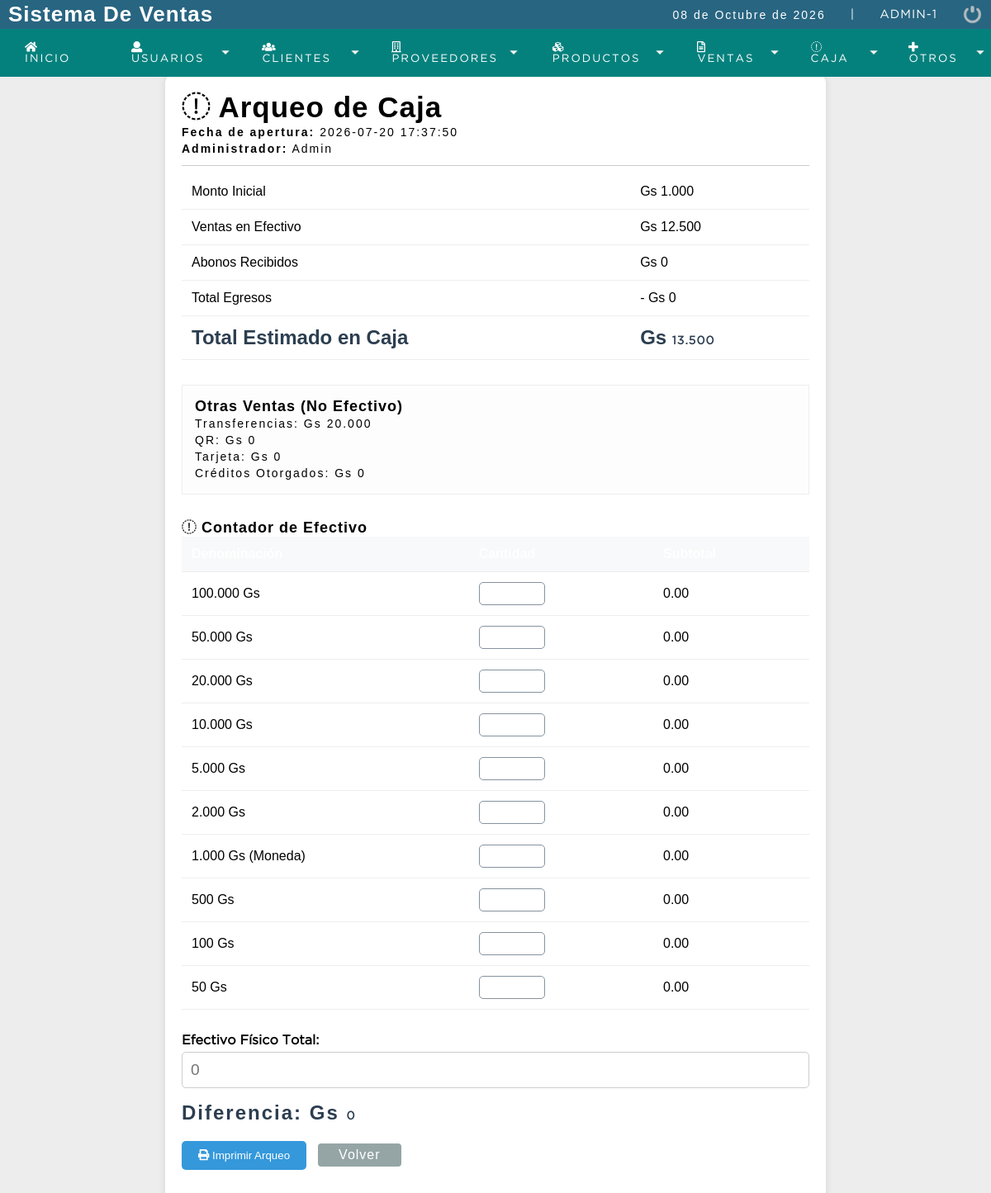
Screenshot of /sistema/arqueo_caja.php (signed in) with the database file from the repository.
### tables this page shows
CREATE TABLE `caja` (
  `id` int(11) NOT NULL AUTO_INCREMENT,
  `fecha` datetime NOT NULL DEFAULT current_timestamp(),
  `inicio` decimal(10,2) DEFAULT NULL,
  `ventas` decimal(10,2) DEFAULT NULL,
  `abonos` decimal(10,2) DEFAULT NULL,
  `egresos` decimal(10,2) DEFAULT NULL,
  `creditos` decimal(10,2) DEFAULT NULL,
  `total_efectivo` decimal(10,2) DEFAULT NULL,
  `usuario` int(11) NOT NULL,
  `status` int(11) NOT NULL DEFAULT 1,
  PRIMARY KEY (`id`),
  KEY `usuario` (`usuario`),
  CONSTRAINT `caja_ibfk_1` FOREIGN KEY (`usuario`) REFERENCES `usuario` (`idusuario`) ON DELETE CASCADE ON UPDATE CASCADE
);

CREATE TABLE `configuracion` (
  `id` bigint(20) NOT NULL AUTO_INCREMENT,
  `nit` varchar(20) NOT NULL,
  `nombre` varchar(100) NOT NULL,
  `razon_social` varchar(100) NOT NULL,
  `telefono` bigint(20) NOT NULL,
  `email` varchar(200) NOT NULL,
  `direccion` text NOT NULL,
  `iva` decimal(10,2) NOT NULL,
  `foto` varchar(200) NOT NULL,
  `moneda` varchar(5) NOT NULL,
  PRIMARY KEY (`id`)
);

### sistema/includes/functions.php (called while the page is built, shortened)
<?php
	function fechaC(){
		$mes = array("","Enero",
					  "Febrero",
					  "Marzo",
					  "Abril",
					  "Mayo",
					  "Junio",
					  "Julio",
					  "Agosto",
					  "Septiembre",
					  "Octubre",
					  "Noviembre",
					  "Diciembre");
		return date('d')." de ". $mes[date('n')] . " de " . date('Y');
	}
 ?>

### conexion.php (called while the page is built, shortened)
<?php
if (!function_exists('formatCant')) {
    function formatCant($cantidad) {
        return number_format((float)$cantidad, 0, ',', '.');
    }
}

### sistema/arqueo_caja.php (the view, shortened to what this page needs)
<?php
include "../conexion.php";
$query_caja = mysqli_query($conection, "SELECT * FROM caja WHERE status = 1");
$caja_abierta = mysqli_fetch_assoc($query_caja);
$id_caja = $caja_abierta['id'];
$query_resumen = mysqli_query($conection, "
    SELECT
        (SELECT IFNULL(SUM(totalventa),0) FROM venta WHERE caja = $id_caja AND status = 1 AND (tipo_pago_detalle IS NULL OR tipo_pago_detalle = 1)) as efectivo,
        (SELECT IFNULL(SUM(totalventa),0) FROM venta WHERE caja = $id_caja AND status = 1 AND tipo_pago_detalle = 2) as transferencia,
        (SELECT IFNULL(SUM(totalventa),0) FROM venta WHERE caja = $id_caja AND status = 1 AND tipo_pago_detalle = 4) as qr,
        (SELECT IFNULL(SUM(totalventa),0) FROM venta WHERE caja = $id_caja AND status = 1 AND tipo_pago_detalle = 5) as tarjeta,
        (SELECT IFNULL(SUM(totalventa),0) FROM venta WHERE caja = $id_caja AND status = 3) as credito,
        (SELECT IFNULL(SUM(cantidad),0) FROM detalle_recibo WHERE caja = $id_caja) as abonos,
        (SELECT IFNULL(SUM(cantidad),0) FROM egresos WHERE caja = $id_caja) as egresos
");
$resumen = mysqli_fetch_assoc($query_resumen);
$total_sistema = $caja_abierta['inicio'] + $resumen['efectivo'] + $resumen['abonos'] - $resumen['egresos'];
$query_conf = mysqli_query($conection, "SELECT * FROM configuracion");
$config = mysqli_fetch_assoc($query_conf);
$moneda = $config['moneda'];
?>
<!DOCTYPE html>
<html lang="es">
<head>
    <?php include "includes/scripts.php"; ?>
</head>
<body>
    <?php include "includes/header.php"; ?>
    <section id="container">
        <div class="arqueo_container">
            <h1><i class="fas fa-cash-register"></i> Arqueo de Caja</h1>
            <p><strong>Fecha de apertura:</strong> <?= $caja_abierta['fecha']; ?></p>
            <p><strong>Administrador:</strong> <?= $_SESSION['nombre']; ?></p>
            <hr>
            <table class="arqueo_table">
                <tr>
                    <td>Monto Inicial</td>
                    <td class="textright"><?= $moneda; ?> <?= formatCant($caja_abierta['inicio']); ?></td>
                </tr>
                <tr>
                    <td>Ventas en Efectivo</td>
                    <td class="textright"><?= $moneda; ?> <?= formatCant($resumen['efectivo']); ?></td>
                </tr>
                <tr>
                    <td>Abonos Recibidos</td>
                    <td class="textright"><?= $moneda; ?> <?= formatCant($resumen['abonos']); ?></td>
                </tr>
                <tr>
                    <td>Total Egresos</td>
                    <td class="textright">- <?= $moneda; ?> <?= formatCant($resumen['egresos']); ?></td>
                </tr>
                <tr class="total_highlight">
                    <td>Total Estimado en Caja</td>
                    <td class="textright"><?= $moneda; ?> <span id="total_sistema"><?= formatCant($total_sistema); ?></span></td>
                </tr>
            </table>
            <div style="margin-top: 30px; background: #fdfdfd; padding: 15px; border: 1px solid #eee;">
                <h3>Otras Ventas (No Efectivo)</h3>
                <p>Transferencias: <?= $moneda; ?> <?= formatCant($resumen['transferencia']); ?></p>
                <p>QR: <?= $moneda; ?> <?= formatCant($resumen['qr']); ?></p>
                <p>Tarjeta: <?= $moneda; ?> <?= formatCant($resumen['tarjeta']); ?></p>
                <p>Créditos Otorgados: <?= $moneda; ?> <?= formatCant($resumen['credito']); ?></p>
            </div>
            <div style="margin-top: 30px;">
                <h3><i class="fas fa-coins"></i> Contador de Efectivo</h3>
                <table class="arqueo_table" id="tabla_denominaciones">
                    <thead>
                        <tr>
                            <th>Denominación</th>
                            <th>Cantidad</th>
                            <th class="textright">Subtotal</th>
                        </tr>
                    </thead>
                    <tbody>
                        <?php
                        $denominaciones = [
                            ['valor' => 100000, 'label' => '100.000 Gs'],
                            ['valor' => 50000, 'label' => '50.000 Gs'],
                            ['valor' => 20000, 'label' => '20.000 Gs'],
                            ['valor' => 10000, 'label' => '10.000 Gs'],
                            ['valor' => 5000, 'label' => '5.000 Gs'],
                            ['valor' => 2000, 'label' => '2.000 Gs'],
                            ['valor' => 1000, 'label' => '1.000 Gs (Moneda)'],
                            ['valor' => 500, 'label' => '500 Gs'],
                            ['valor' => 100, 'label' => '100 Gs'],
                            ['valor' => 50, 'label' => '50 Gs']
                        ];
                        foreach ($denominaciones as $d):
                        ?>
                        <tr>
                            <td><?= $d['label']; ?></td>
                            <td>
                                <input type="number" min="0" class="cant_denom" data-valor="<?= $d['valor']; ?>" onkeyup="sumarEfectivo()" onchange="sumarEfectivo()" style="width: 80px; padding: 5px;">
                            </td>
                            <td class="textright lb_subtotal">0.00</td>
                        </tr>
                        <?php endforeach; ?>
                    </tbody>
                </table>
            </div>
            <div style="margin-top: 30px;">
                <label><strong>Efectivo Físico Total:</strong></label>
                <input type="number" step="1" id="efectivo_fisico" class="input_arqueo" placeholder="0" onkeyup="calcularDiferencia()" readonly>
            </div>
            <div style="margin-top: 20px;">
                <p class="total_highlight">Diferencia: <?= $moneda; ?> <span id="diferencia">0</span></p>
            </div>
            <button class="btn_print" onclick="window.print()"><i class="fas fa-print"></i> Imprimir Arqueo</button>
            <a href="lista_caja.php" class="btn_new" style="background-color: #95a5a6; margin-left: 10px;">Volver</a>
        </div>
    </section>
</body>
</html>

### sistema/includes/scripts.php (shortened to what this page needs)
<link rel="stylesheet" type="text/css" href="css/style.css?1.3" media="all">
<link rel="stylesheet" type="text/css" href="css/responsive.css?1.0" media="all">
<link rel="stylesheet" type="text/css" href="js/Chart.min.css">
<link rel="stylesheet" type="text/css" href="js/jquery-ui.css">
<?php include "functions.php"; ?>

### sistema/includes/header.php (shortened to what this page needs)
<?php
	include_once "functions.php";
?>
<header>
		<div class="header">
			<h1>Sistema De Ventas</h1>
			<div class="optionsBar">
				<p><?php echo fechaC(); ?></p>
				<span>|</span>
				<span class="user"><?php echo $_SESSION['user'].'-'.$_SESSION['rol']; ?></span>
				<a href="salir.php"><img class="close" src="img/salir.png" alt="Salir del sistema" title="Salir"></a>
			</div>
		</div>
		<?php include "nav.php";?>
</header>

### sistema/includes/nav.php (shortened to what this page needs)
<nav>
	<ul>
		<li><a href="index.php"><i class="fas fa-home"></i> Inicio</a></li>
		<?php
		if ($_SESSION['rol'] == 1) {
		?>
			<li class="principal">
				<a href="#"><i class="fas fa-user"></i> Usuarios</a>
			</li>
		<?php  } ?>
		<li class="principal">
			<a href="#"><i class="fas fa-users"></i> Clientes</a>
		</li>
		<?php
		if ($_SESSION['rol'] == 1 || $_SESSION['rol'] == 2) {
		?>
			<li class="principal">
				<a href="#"><i class="far fa-building"></i> Proveedores</a>
			</li>
		<?php  } ?>
		<li class="principal">
			<a href="#"><i class="fas fa-cubes"></i> Productos</a>
		</li>
		<li class="principal">
			<a href="#"><i class="far fa-file-alt"></i> Ventas</a>
		</li>
		<li class="principal">
			<a href="#"><i class="fas fa-cash-register"></i> Caja</a>
		</li>
		<li class="principal">
			<a href="#"><i class="fas fa-plus"></i> Otros</a>
		</li>
	</ul>
</nav>

### sistema/css/style.css (style rules this page uses)
* { margin: 0; padding: 0; box-sizing: border-box; }
body { background: #ededed; }
h1, h2, h3, h4, h5, h6 { font-family: 'arial'; font-weight: bold; letter-spacing: 1px; }
h1 { font-size: 26px; }
h3 { font-size: 18px; }
p { font-family: 'arial'; letter-spacing: 2px; font-size: 14px; line-height: 20px; }
a { text-decoration: none; font-family: arial; letter-spacing: 1px; }
span { font-family: 'GothamBook'; letter-spacing: 1px; font-size: 14px; line-height: 20px; }
header { position: fixed; width: 100%; }
.header { color: #FFF; background: #286581; height: 35px; display: -webkit-flex; display: -moz-flex; display: -ms-flex; display: -o-flex; display: flex; justify-content: space-between; align-items: center; padding: 10px; }
.optionsBar { display: -webkit-flex; display: -moz-flex; display: -ms-flex; display: -o-flex; display: flex; justify-content: center; align-items: center; }
.optionsBar span { color: #FFF; font-size: 11pt; font-family: 'GothamBook'; text-transform: uppercase; margin-left: 30px; }
.close { width: 25px; height: 25px; }
.optionsBar a { display: -webkit-flex; display: -moz-flex; display: -ms-flex; display: -o-flex; display: flex; margin-left: 30px; }
nav ul { background: #05817d; list-style: none; display: -webkit-flex; display: -moz-flex; display: -ms-flex; display: -o-flex; display: flex; justify-content: left; align-items: center; }
nav ul>li a { position: relative; }
nav a { color: #FFF; display: block; font-size: 10pt; font-family: 'GothamBook'; padding: 15px 30px; text-transform: uppercase; letter-spacing: 2px; transition: background .5s; border-right: 1px solid #05817d; }
nav .principal>a { background: url(../img/arrow_bottom.png) no-repeat; background-position-x: 0%; background-position-y: 0%; background-size: auto auto; background-position: 94% center; background-size: 10px; }
#container { padding: 90px 15px 15px; }
hr { border: 0; background: #CCC; height: 1px; margin: 10px 0; display: block; }
label { display: block; font-size: 12pt; font-family: 'GothamBook'; margin: 15px auto 5px auto; }
input, select { display: block; width: 100%; font-size: 11pt; padding: 5px; border: 1px solid #85929E; border-radius: 5PX; }
#container h1, #container_modal h1 { font-size: 35px; display: inline-block; }
.btn_new { display: inline-block; background: #239baa; color: #FFF; padding: 5px 25px; border-radius: 4px; margin: 20px; }
table { border-collapse: collapse; font-size: 12pt; font-family: 'arial'; width: 100%; }
table th { text-align: left; padding: 10px; background: #3d7ba8; color: #fff; }
table tr:nth-child(odd) { background: #fff; }
table td { padding: 10px; }
.textright { text-align: right; }

### sistema/arqueo_caja.php (style rules this page uses)
.arqueo_container { background-color: #fff; padding: 20px; border-radius: 10px; box-shadow: 0 0 10px rgba(0,0,0,0.1); max-width: 800px; margin: auto; }
.arqueo_table th, .arqueo_table td { padding: 12px; text-align: left; border-bottom: 1px solid #eee; }
.arqueo_table th { background-color: #f8f9fa; }
.total_highlight { font-size: 1.5em; font-weight: bold; color: #2c3e50; }
.input_arqueo { width: 100%; padding: 10px; font-size: 1.2em; border: 1px solid #ccc; border-radius: 5px; }
.btn_print { margin-top: 20px; padding: 10px 20px; background-color: #3498db; color: white; border: none; border-radius: 5px; cursor: pointer; }

### rows the page displays
caja: fecha "2026-07-20 17:37:50", inicio "1.000"
configuracion: moneda "Gs"

### other values shown
fechaC() "08 de Octubre de 2026"
$_SESSION['user'] "ADMIN"
$_SESSION['rol'] "1"
$_SESSION['nombre'] "Admin"
formatCant($resumen['efectivo']) "12.500"
formatCant($resumen['abonos']) "0"
formatCant($resumen['egresos']) "0"
formatCant($total_sistema) "13.500"
formatCant($resumen['transferencia']) "20.000"
formatCant($resumen['qr']) "0"
formatCant($resumen['tarjeta']) "0"
formatCant($resumen['credito']) "0"
$d['label'] "100.000 Gs"
$d['label'] "50.000 Gs"
$d['label'] "20.000 Gs"
